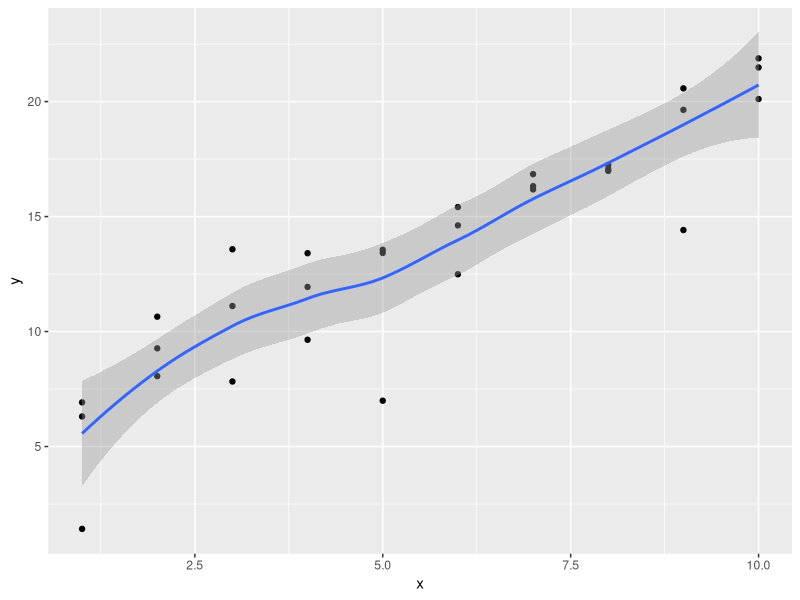
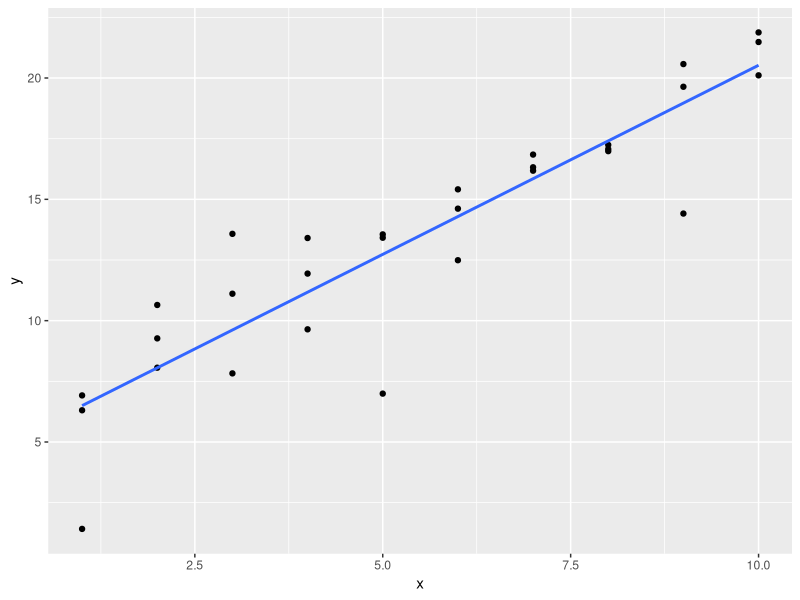

Write R code to recreate these figures, in order. (Note: this script raises an error after producing the figures.)
## ---- chunk 1
library(tidyverse)

library(modelr)
options(na.action = na.warn)
## ---- chunk 2
sim1a <- tibble(
  x = rep(1:10, each = 3),
  y = x * 1.5 + 6 + rt(length(x), df = 2)
)
## ---- chunk 3
sim1a_mod <- lm(y ~ x, data = sim1a)               # fit a linear model (straight line : `y ~ x`)

coef(sim1a_mod)                                    # Slope=1.480507    Intercept=5.806916

# Can't just put `sim1a_mod` into ggplot like below ...It plots *curve*, as for `sim1a`. (WHY?)
ggplot(sim1a_mod, aes(x, y)) +
  geom_point() +
  geom_smooth() 
## ---- chunk 4
ggplot(sim1a, aes(x = x, y = y)) +                 # OR using `sim1a_mod` gives same line (?)
  geom_point() +
  geom_smooth(method = "lm", se = FALSE)           # fit a linear model, not `method = 'loess'`
## ---- chunk 5
measure_distance <- function(mod, data) {
  diff <- data$y - make_prediction(mod, data)
  mean(abs(diff))
}
## ---- chunk 6
best <- optim(c(0, 0), measure_distance, data = sim1a)
best$par                                   # the best parameters of the 'mean-absolute distance'


# HOWEVER, although the code in Q2 defines `measure_distance` (and we have `sim1a` from Q1), that definition doesn't include what the `make_prediction()` function is ...SO at the moment we just get an ERROR
## ---- chunk 7
# "For the above function to work, we need to define a function `make_prediction` that takes a numeric vector of length two (the intercept and slope) and returns the predictions..."

make_prediction <- function(mod, data) {
  mod[1] + mod[2] * data$x
}

# (I don't properly understand this, but) running that `make_prediction` code, and then the `optim` code again, gives : [1] 6.013145 1.511948

# ...re. `lm()` with the same data, (in A1) : Slope=1.546082    Intercept=5.633505
## ---- chunk 8
model1 <- function(a, data) {
  a[1] + data$x * a[2] + a[3]
}
## ---- chunk 9
sim1_loess <- loess(y ~ x, data = sim1)                # model fitting

grid_loess <- sim1 %>%
  data_grid(x) %>%                                     # grid generation
  add_predictions(sim1_loess)                          # predictions

# "You can also use this function to add predictions [eg. from a `loess` regression] to your original [`sim1`] dataset" -- s23.3.1 R4DS book. (By default, output column gets named `pred`, but we could name it `pred_loess`) :
# sim1 <- sim1 %>%
#  data_grid(x) %>%
#  add_predictions(sim1_loess, var = "pred_loess")
## ---- chunk 10
ggplot(sim1, aes(x)) +                                 # visualisation
  geom_point(aes(y = y)) +
  geom_line(data = grid_loess, aes(y = pred), colour = "red", size = 1)
## ---- chunk 11
?add_predictions

# "A data frame. `add_prediction` adds a single new column, `.pred`, to the input data. `spread_predictions` adds one column for each model. `gather_predictions` adds two columns `.model` and `.pred`, and repeats the input rows for each model." -- Help

# "Next we add predictions. We’ll use modelr::add_predictions() which takes a data frame and a model. It adds the predictions from the model to a new column in the data frame" -- s23.3.1 R4DS book
## ---- chunk 12
ggplot(sim1, aes(x, resid)) + 
  geom_ref_line(h = 0) +
  geom_point()
# Just showing this for context. (Because running it here gives an error)

?geom_ref_line

# "geom_ref_line {modelr}" "Add a reference line (ggplot2)" -- Help
## ---- chunk 13
mod2 <- lm(y ~ x, data = sim2)

grid <- sim2 %>% 
  data_grid(x) %>% 
  add_predictions(mod2)
grid
## ---- chunk 14
mod2a <- lm(y ~ x - 1, data = sim2)          # [cf. chunk above] "explicitly drop it with `-1`"

grid <- sim2 %>% 
  data_grid(x) %>% 
  add_predictions(mod2a)
grid
## ---- chunk 15
# "To run a model without an intercept, add `-1` or `+0` to the right-hand-side of the formula"
mod2a <- lm(y ~ x - 1, data = sim2)

grid <- sim2 %>% 
  data_grid(x) %>% 
  spread_predictions(mod2, mod2a)            # `spread_predictions` let us compare side-by-side
grid
# "The predictions are exactly the same in the models with and without an intercept"
## ---- chunk 16
?model_matrix

# From 23.4.2 R4DS book :
mod1 <- lm(y ~ x1 + x2, data = sim3)    # `x1` is continuous, `x2` is categorical
mod2 <- lm(y ~ x1 * x2, data = sim3)    # `x1` is continuous, `x2` is categorical

# From 23.4.3 R4DS book :
mod1 <- lm(y ~ x1 + x2, data = sim4)    # `x1` & `x2` are both continuous
mod2 <- lm(y ~ x1 * x2, data = sim4)    # `x1` & `x2` are both continuous
## ---- chunk 17
model_matrix(sim3, y ~ x1 + x2)         # (Intercept), x1, x2b, x2c, x2d
model_matrix(sim3, y ~ x1 * x2)         # (Intercept), x1, x2b, x2c, x2d, x1:x2b, x1:x2c, x1:x2d

model_matrix(sim4, y ~ x1 + x2)         # (Intercept), x1, x2
model_matrix(sim4, y ~ x1 * x2)         # (Intercept), x1, x2, x1:x2
## ---- chunk 18
mod1 <- lm(y ~ x1 + x2, data = sim3)
mod2 <- lm(y ~ x1 * x2, data = sim3)
## ---- chunk 19

## ---- chunk 20
# Estimate models `mod1` and `mod2` on `sim4` :
mod1 <- lm(y ~ x1 + x2, data = sim4)
mod2 <- lm(y ~ x1 * x2, data = sim4)

# and add the residuals from these models to the `sim4` data :
sim4_mods <- gather_residuals(sim4, mod1, mod2)
## ---- chunk 21
# Frequency plots of both the residuals :
ggplot(sim4_mods, aes(x = resid, color = model)) +
  geom_freqpoly(binwidth = 0.5) +
  geom_rug()
